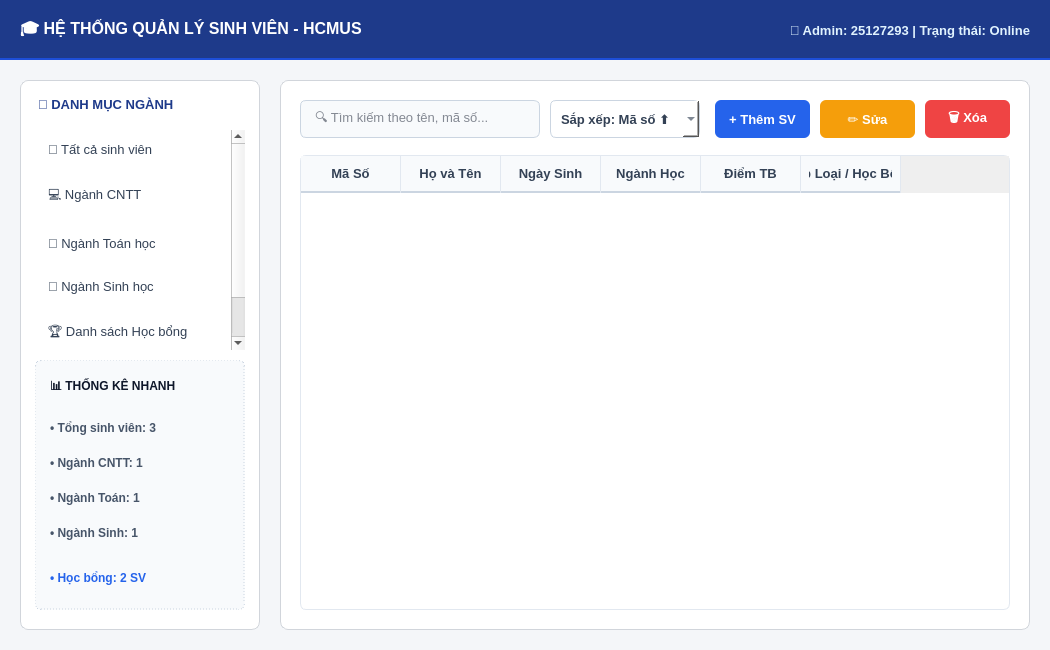
<?xml version="1.0" encoding="UTF-8"?>
<ui version="4.0">
 <class>MainWindow</class>
 <widget class="QMainWindow" name="MainWindow">
  <property name="geometry">
   <rect>
    <x>0</x>
    <y>0</y>
    <width>1050</width>
    <height>650</height>
   </rect>
  </property>
  <property name="windowTitle">
   <string>Hệ Thống Quản Lý Sinh Viên - HCMUS Dashboard</string>
  </property>
  <property name="styleSheet">
   <string notr="true">
QMainWindow, QWidget#centralwidget { background-color: #F4F6F9; }
QFrame#frameHeader { background-color: #1E3A8A; border-bottom: 2px solid #1D4ED8; }
QLabel#lblHeaderTitle { color: #FFFFFF; font-size: 16px; font-weight: bold; }
QLabel#lblUserInfo { color: #E0F2FE; font-size: 13px; font-weight: bold; }
QFrame#frameSidebar, QFrame#frameContent { background-color: #FFFFFF; border: 1px solid #D1D5DB; border-radius: 8px; }
QLabel#lblSidebarTitle { color: #1E3A8A; font-size: 13px; font-weight: bold; border-bottom: 1px solid #E2E8F0; padding-bottom: 5px; }
QListWidget#listMajors { border: none; background-color: transparent; font-size: 13px; outline: 0; }
QListWidget#listMajors::item { padding: 12px 10px; border-radius: 6px; margin-bottom: 4px; color: #334155; font-weight: bold; }
QListWidget#listMajors::item:hover { background-color: #F1F5F9; color: #1E3A8A; }
QListWidget#listMajors::item:selected { background-color: #2563EB; color: #FFFFFF; }
QFrame#frameStats { background-color: #F8FAFC; border: 1px dashed #CBD5E1; border-radius: 6px; }
QLabel#lblStatTitle { color: #0F172A; font-size: 12px; font-weight: bold; }
QLabel#lblStatTotal, QLabel#lblStatIT, QLabel#lblStatMath, QLabel#lblStatBio, QLabel#lblStatScholar { color: #475569; font-size: 12px; font-weight: bold; }
QLineEdit#txtSearch { padding: 6px 12px; border: 1px solid #CBD5E1; border-radius: 6px; background-color: #F8FAFC; color: #0F172A; font-size: 13px; }
QLineEdit#txtSearch:focus { border: 2px solid #2563EB; background-color: #FFFFFF; }
QComboBox#cboSort { padding: 6px 10px; border: 1px solid #CBD5E1; border-radius: 6px; background-color: #FFFFFF; color: #334155; font-size: 13px; font-weight: bold; }
QPushButton#btnAdd { background-color: #2563EB; color: white; font-weight: bold; border-radius: 6px; font-size: 13px; }
QPushButton#btnAdd:hover { background-color: #1D4ED8; }
QPushButton#btnEdit { background-color: #F59E0B; color: white; font-weight: bold; border-radius: 6px; font-size: 13px; }
QPushButton#btnEdit:hover { background-color: #D97706; }
QPushButton#btnDelete { background-color: #EF4444; color: white; font-weight: bold; border-radius: 6px; font-size: 13px; }
QPushButton#btnDelete:hover { background-color: #DC2626; }
QTableWidget#tblStudents { border: 1px solid #E2E8F0; border-radius: 6px; background-color: #FFFFFF; gridline-color: #F1F5F9; selection-background-color: #DBEAFE; selection-color: #1E3A8A; font-size: 13px; outline: 0; }
QHeaderView::section { background-color: #F8FAFC; color: #334155; font-weight: bold; border: none; border-bottom: 2px solid #CBD5E1; border-right: 1px solid #E2E8F0; padding: 8px; font-size: 13px; }
   </string>
  </property>
  <widget class="QWidget" name="centralwidget">
   <widget class="QFrame" name="frameHeader">
    <property name="geometry">
     <rect>
      <x>0</x>
      <y>0</y>
      <width>1050</width>
      <height>60</height>
     </rect>
    </property>
    <widget class="QLabel" name="lblHeaderTitle">
     <property name="geometry">
      <rect>
       <x>20</x>
       <y>10</y>
       <width>500</width>
       <height>40</height>
      </rect>
     </property>
     <property name="text">
      <string>🎓 HỆ THỐNG QUẢN LÝ SINH VIÊN - HCMUS</string>
     </property>
    </widget>
    <widget class="QLabel" name="lblUserInfo">
     <property name="geometry">
      <rect>
       <x>780</x>
       <y>15</y>
       <width>250</width>
       <height>30</height>
      </rect>
     </property>
     <property name="text">
      <string>👤 Admin: 25127293 | Trạng thái: Online</string>
     </property>
     <property name="alignment">
      <set>Qt::AlignRight|Qt::AlignTrailing|Qt::AlignVCenter</set>
     </property>
    </widget>
   </widget>
   <widget class="QFrame" name="frameSidebar">
    <property name="geometry">
     <rect>
      <x>20</x>
      <y>80</y>
      <width>240</width>
      <height>550</height>
     </rect>
    </property>
    <widget class="QLabel" name="lblSidebarTitle">
     <property name="geometry">
      <rect>
       <x>15</x>
       <y>15</y>
       <width>210</width>
       <height>25</height>
      </rect>
     </property>
     <property name="text">
      <string>📂 DANH MỤC NGÀNH</string>
     </property>
    </widget>
    <widget class="QListWidget" name="listMajors">
     <property name="geometry">
      <rect>
       <x>15</x>
       <y>50</y>
       <width>210</width>
       <height>220</height>
      </rect>
     </property>
     <item>
      <property name="text">
       <string>🌟 Tất cả sinh viên</string>
      </property>
     </item>
     <item>
      <property name="text">
       <string>💻 Ngành CNTT</string>
      </property>
     </item>
     <item>
      <property name="text">
       <string>📐 Ngành Toán học</string>
      </property>
     </item>
     <item>
      <property name="text">
       <string>🧬 Ngành Sinh học</string>
      </property>
     </item>
     <item>
      <property name="text">
       <string>🏆 Danh sách Học bổng</string>
      </property>
     </item>
    </widget>
    <widget class="QFrame" name="frameStats">
     <property name="geometry">
      <rect>
       <x>15</x>
       <y>280</y>
       <width>210</width>
       <height>250</height>
      </rect>
     </property>
     <widget class="QLabel" name="lblStatTitle">
      <property name="geometry">
       <rect>
        <x>15</x>
        <y>15</y>
        <width>180</width>
        <height>25</height>
       </rect>
      </property>
      <property name="text">
       <string>📊 THỐNG KÊ NHANH</string>
      </property>
     </widget>
     <widget class="QLabel" name="lblStatTotal">
      <property name="geometry">
       <rect>
        <x>15</x>
        <y>55</y>
        <width>180</width>
        <height>25</height>
       </rect>
      </property>
      <property name="text">
       <string>• Tổng sinh viên: 3</string>
      </property>
     </widget>
     <widget class="QLabel" name="lblStatIT">
      <property name="geometry">
       <rect>
        <x>15</x>
        <y>90</y>
        <width>180</width>
        <height>25</height>
       </rect>
      </property>
      <property name="text">
       <string>• Ngành CNTT: 1</string>
      </property>
     </widget>
     <widget class="QLabel" name="lblStatMath">
      <property name="geometry">
       <rect>
        <x>15</x>
        <y>125</y>
        <width>180</width>
        <height>25</height>
       </rect>
      </property>
      <property name="text">
       <string>• Ngành Toán: 1</string>
      </property>
     </widget>
     <widget class="QLabel" name="lblStatBio">
      <property name="geometry">
       <rect>
        <x>15</x>
        <y>160</y>
        <width>180</width>
        <height>25</height>
       </rect>
      </property>
      <property name="text">
       <string>• Ngành Sinh: 1</string>
      </property>
     </widget>
     <widget class="QLabel" name="lblStatScholar">
      <property name="geometry">
       <rect>
        <x>15</x>
        <y>205</y>
        <width>180</width>
        <height>25</height>
       </rect>
      </property>
      <property name="text">
       <string>• Học bổng: 2 SV</string>
      </property>
      <property name="styleSheet">
       <string notr="true">color: #2563EB; font-weight: bold;</string>
      </property>
     </widget>
    </widget>
   </widget>
   <widget class="QFrame" name="frameContent">
    <property name="geometry">
     <rect>
      <x>280</x>
      <y>80</y>
      <width>750</width>
      <height>550</height>
     </rect>
    </property>
    <widget class="QLineEdit" name="txtSearch">
     <property name="geometry">
      <rect>
       <x>20</x>
       <y>20</y>
       <width>240</width>
       <height>38</height>
      </rect>
     </property>
     <property name="placeholderText">
      <string>🔍 Tìm kiếm theo tên, mã số...</string>
     </property>
    </widget>
    <widget class="QComboBox" name="cboSort">
     <property name="geometry">
      <rect>
       <x>270</x>
       <y>20</y>
       <width>150</width>
       <height>38</height>
      </rect>
     </property>
     <item>
      <property name="text">
       <string>Sắp xếp: Mã số ⬆</string>
      </property>
     </item>
     <item>
      <property name="text">
       <string>Sắp xếp: Điểm TB ⬇</string>
      </property>
     </item>
     <item>
      <property name="text">
       <string>Sắp xếp: Điểm TB ⬆</string>
      </property>
     </item>
    </widget>
    <widget class="QPushButton" name="btnAdd">
     <property name="geometry">
      <rect>
       <x>435</x>
       <y>20</y>
       <width>95</width>
       <height>38</height>
      </rect>
     </property>
     <property name="text">
      <string>+ Thêm SV</string>
     </property>
    </widget>
    <widget class="QPushButton" name="btnEdit">
     <property name="geometry">
      <rect>
       <x>540</x>
       <y>20</y>
       <width>95</width>
       <height>38</height>
      </rect>
     </property>
     <property name="text">
      <string>✏️ Sửa</string>
     </property>
    </widget>
    <widget class="QPushButton" name="btnDelete">
     <property name="geometry">
      <rect>
       <x>645</x>
       <y>20</y>
       <width>85</width>
       <height>38</height>
      </rect>
     </property>
     <property name="text">
      <string>🗑️ Xóa</string>
     </property>
    </widget>
    <widget class="QTableWidget" name="tblStudents">
     <property name="geometry">
      <rect>
       <x>20</x>
       <y>75</y>
       <width>710</width>
       <height>455</height>
      </rect>
     </property>
     <property name="selectionBehavior">
      <enum>QAbstractItemView::SelectRows</enum>
     </property>
     <column>
      <property name="text">
       <string>Mã Số</string>
      </property>
     </column>
     <column>
      <property name="text">
       <string>Họ và Tên</string>
      </property>
     </column>
     <column>
      <property name="text">
       <string>Ngày Sinh</string>
      </property>
     </column>
     <column>
      <property name="text">
       <string>Ngành Học</string>
      </property>
     </column>
     <column>
      <property name="text">
       <string>Điểm TB</string>
      </property>
     </column>
     <column>
      <property name="text">
       <string>Xếp Loại / Học Bổng</string>
      </property>
     </column>
    </widget>
   </widget>
  </widget>
 </widget>
 <resources/>
 <connections/>
</ui>
